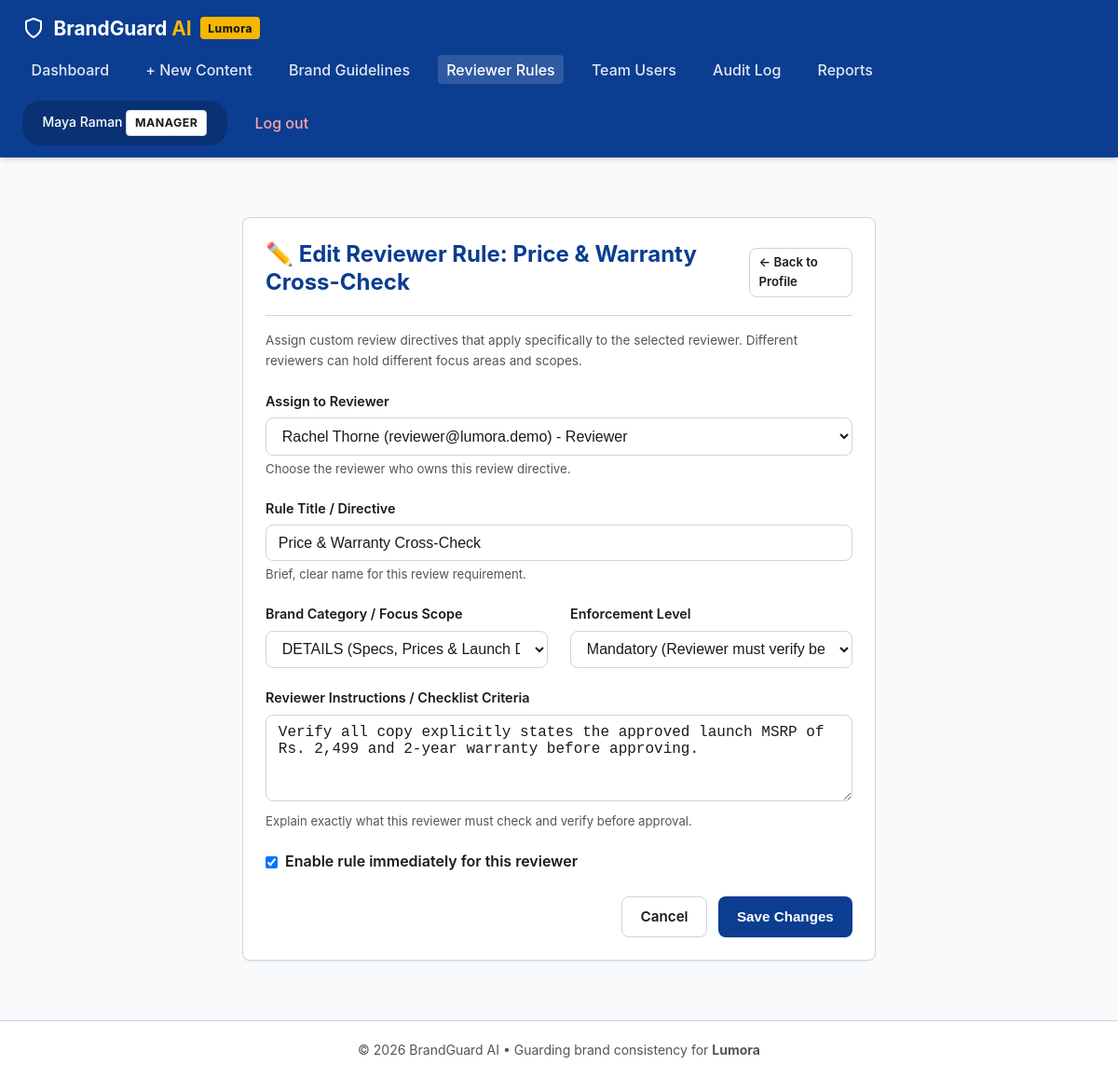
Screenshot of /admin/reviewer-rules/1/edit (signed in) with the database file from the repository.
### app/models.py (models this page shows, shortened)
class User(UserMixin, db.Model):
    __tablename__ = 'users'
    id = db.Column(db.Integer, primary_key=True)
    full_name = db.Column(db.String(100), nullable=False)
    email = db.Column(db.String(120), unique=True, nullable=False, index=True)
    password_hash = db.Column(db.String(255), nullable=False)
    role_id = db.Column(db.Integer, db.ForeignKey('roles.id'), nullable=False)
    failed_logins = db.Column(db.Integer, default=0, nullable=False)
    locked_until = db.Column(db.DateTime, nullable=True)
    created_at = db.Column(db.DateTime, default=lambda: datetime.now(timezone.utc), nullable=False)
    role = db.relationship('Role', back_populates='users')
    contents = db.relationship('Content', back_populates='creator', lazy='dynamic', cascade='all, delete-orphan')
    decisions = db.relationship('Decision', back_populates='reviewer', lazy='dynamic')
    audit_logs = db.relationship('AuditLog', back_populates='user', lazy='dynamic')
    @property
    def role_name(self) -> str:
        return self.role.name if self.role else 'Creator'

class Role(db.Model):
    __tablename__ = 'roles'
    id = db.Column(db.Integer, primary_key=True)
    name = db.Column(db.String(50), unique=True, nullable=False)  # 'Creator', 'Reviewer', 'Manager'
    description = db.Column(db.String(255), nullable=True)
    users = db.relationship('User', back_populates='role', lazy='dynamic')

class ReviewerRule(db.Model):
    __tablename__ = 'reviewer_rules'
    id = db.Column(db.Integer, primary_key=True)
    reviewer_id = db.Column(db.Integer, db.ForeignKey('users.id'), nullable=False)
    created_by_id = db.Column(db.Integer, db.ForeignKey('users.id'), nullable=False)
    title = db.Column(db.String(150), nullable=False)
    category = db.Column(db.String(50), nullable=False, default='GENERAL')
    instructions = db.Column(db.Text, nullable=False)
    severity = db.Column(db.String(20), nullable=False, default='Mandatory')
    active = db.Column(db.Boolean, default=True, nullable=False)
    created_at = db.Column(db.DateTime, default=lambda: datetime.now(timezone.utc), nullable=False)
    updated_at = db.Column(db.DateTime, default=lambda: datetime.now(timezone.utc), onupdate=lambda: datetime.now(timezone.utc), nullable=False)
    reviewer = db.relationship('User', foreign_keys=[reviewer_id], backref=db.backref('assigned_rules', lazy='dynamic', cascade='all, delete-orphan'))
    creator = db.relationship('User', foreign_keys=[created_by_id])

### app/routes/admin.py (the view, shortened to what this page needs)
@admin_bp.route('/reviewer-rules/<int:rule_id>/edit', methods=['GET', 'POST'])
@login_required
@role_required('Manager')
def edit_reviewer_rule(rule_id):
    rule = db.session.get(ReviewerRule, rule_id)
    if not rule:
        abort(404)
    form = ReviewerRuleForm(obj=rule)
    reviewers = User.query.join(Role).filter(Role.name.in_(['Reviewer', 'Manager'])).order_by(User.full_name).all()
    form.reviewer_id.choices = [(u.id, f"{u.full_name} ({u.email}) - {u.role_name}") for u in reviewers]
    return render_template(
        'admin/reviewer_rule_form.html',
        form=form,
        title=f"Edit Reviewer Rule: {rule.title}",
        action="Save Changes",
        rule=rule
    )

### app/__init__.py (called while the page is built)
@login_manager.user_loader
def load_user(user_id):
    return db.session.get(User, int(user_id))

### app/templates/admin/reviewer_rule_form.html (shortened to what this page needs)
{% extends "base.html" %}
{% block content %}
<div style="max-width: 680px; margin: 2rem auto;">
  <div class="card">
    <div class="card-header">
      <a href="{{ url_for('admin.manager_profile') }}" class="icon-heading-link">
        <h2>✏️ {{ title }}</h2>
      </a>
      <a href="{{ url_for('admin.manager_profile') }}" class="btn btn-sm btn-secondary">&larr; Back to Profile</a>
    </div>
    <p style="font-size: 0.85rem; color: var(--text-muted); margin-bottom: 1.25rem;">
      Assign custom review directives that apply specifically to the selected reviewer. Different reviewers can hold different focus areas and scopes.
    </p>
    <form method="POST" novalidate>
      <div class="form-group">
        {{ form.reviewer_id.label(class="form-label") }}
        {{ form.reviewer_id(class="form-control" + (" is-invalid" if form.reviewer_id.errors else "")) }}
        <div class="form-text">Choose the reviewer who owns this review directive.</div>
      </div>
      <div class="form-group">
        {{ form.title.label(class="form-label") }}
        {{ form.title(class="form-control" + (" is-invalid" if form.title.errors else ""), placeholder="e.g. Strict Launch Price & Spec Cross-Check", autofocus=True) }}
        <div class="form-text">Brief, clear name for this review requirement.</div>
      </div>
      <div class="grid-2">
        <div class="form-group">
          {{ form.category.label(class="form-label") }}
          {{ form.category(class="form-control" + (" is-invalid" if form.category.errors else "")) }}
        </div>
        <div class="form-group">
          {{ form.severity.label(class="form-label") }}
          {{ form.severity(class="form-control" + (" is-invalid" if form.severity.errors else "")) }}
        </div>
      </div>
      <div class="form-group">
        {{ form.instructions.label(class="form-label") }}
        {{ form.instructions(class="form-control" + (" is-invalid" if form.instructions.errors else ""), rows="4", placeholder="e.g. Before approving any material mentioning Lumora Plus, cross-check that price is exactly Rs. 2,499 and warranty is 2 years. If discrepancies exist, request revision.") }}
        <div class="form-text">Explain exactly what this reviewer must check and verify before approval.</div>
      </div>
      <div class="form-group" style="display: flex; align-items: center; gap: 0.5rem;">
        {{ form.active(id="active") }}
        <label for="active" style="font-weight: 600; cursor: pointer;">Enable rule immediately for this reviewer</label>
      </div>
      <div style="display: flex; justify-content: flex-end; gap: 0.75rem; margin-top: 1.5rem;">
        <a href="{{ url_for('admin.manager_profile') }}" class="btn btn-secondary">Cancel</a>
        <button type="submit" class="btn btn-primary">{{ action }}</button>
      </div>
    </form>
  </div>
</div>
{% endblock %}

### app/templates/base.html (shortened to what this page needs)
<!DOCTYPE html>
<html lang="en">
<head>
  <link rel="stylesheet" href="{{ url_for('static', filename='css/style.css') }}">
</head>
<body>
  <header>
    <nav class="navbar" aria-label="Main Navigation">
      <a href="{{ url_for('main.index') }}" class="brand-logo">
        <svg width="24" height="24" viewBox="0 0 24 24" fill="none" stroke="currentColor" stroke-width="2" stroke-linecap="round" stroke-linejoin="round" aria-hidden="true"><path d="M12 22s8-4 8-10V5l-8-3-8 3v7c0 6 8 10 8 10z"></path></svg>
        <span>BrandGuard <span style="color:var(--accent);">AI</span></span>
        <span class="badge-tag">{{ brand_name }}</span>
      </a>
      <ul class="nav-links">
        {% if current_user.is_authenticated %}
          {% if current_user.role_name == 'Creator' %}
            <li><a href="{{ url_for('main.creator_dashboard') }}" class="{% if request.endpoint == 'main.creator_dashboard' %}active{% endif %}">My Content</a></li>
            <li><a href="{{ url_for('content.new_content') }}" class="{% if request.endpoint == 'content.new_content' %}active{% endif %}">+ New Content</a></li>
          {% elif current_user.role_name == 'Manager' %}
            <li><a href="{{ url_for('main.manager_dashboard') }}" class="{% if request.endpoint == 'main.manager_dashboard' %}active{% endif %}">Dashboard</a></li>
            <li><a href="{{ url_for('content.new_content') }}" class="{% if request.endpoint == 'content.new_content' %}active{% endif %}">+ New Content</a></li>
            <li><a href="{{ url_for('guidelines.list_guidelines') }}" class="{% if 'guidelines' in request.endpoint %}active{% endif %}">Brand Guidelines</a></li>
            <li><a href="{{ url_for('admin.manager_profile') }}" class="{% if 'profile' in request.endpoint or 'reviewer_rule' in request.endpoint %}active{% endif %}">Reviewer Rules</a></li>
            <li><a href="{{ url_for('admin.users') }}" class="{% if request.endpoint == 'admin.users' %}active{% endif %}">Team Users</a></li>
            <li><a href="{{ url_for('admin.audit_logs') }}" class="{% if request.endpoint == 'admin.audit_logs' %}active{% endif %}">Audit Log</a></li>
            <li><a href="{{ url_for('admin.reports') }}" class="{% if request.endpoint == 'admin.reports' %}active{% endif %}">Reports</a></li>
          {% endif %}
          <li class="nav-user">
            {% if current_user.role_name == 'Manager' %}
              <a href="{{ url_for('admin.manager_profile') }}" style="color:inherit; text-decoration:none;" title="View Manager Profile &amp; Reviewer Directives">
                <span>{{ current_user.full_name }}</span>
                <span class="badge badge-neutral" style="background:#ffffff; color:#1A1A1A;">{{ current_user.role_name }}</span>
              </a>
            {% else %}
              <span>{{ current_user.full_name }}</span>
              <span class="badge badge-neutral" style="background:#ffffff; color:#1A1A1A;">{{ current_user.role_name }}</span>
            {% endif %}
          </li>
          <li><a href="{{ url_for('auth.logout') }}" style="color:#fca5a5;">Log out</a></li>
        {% else %}
          <li><a href="{{ url_for('auth.login') }}">Log In</a></li>
          <li><a href="{{ url_for('auth.register') }}" class="btn btn-sm btn-accent" style="color:#1A1A1A;">Register</a></li>
        {% endif %}
      </ul>
    </nav>
  </header>
  <main class="main-container" id="main-content">
    {% block content %}{% endblock %}
  </main>
  <footer>
    <p>&copy; 2026 BrandGuard AI &bull; Guarding brand consistency for <strong>{{ brand_name }}</strong></p>
  </footer>
</body>
</html>

### rows the page displays
User: full_name "Maya Raman"
Role: role_name "MANAGER"
ReviewerRule: reviewer_id "Rachel Thorne (reviewer@lumora.demo) - Reviewer", title "Price & Warranty Cross-Check", category "DETAILS (Specs, Prices & Launch Dates)", severity "Mandatory (Reviewer must verify before approval)", instructions "Verify all copy explicitly states the approved launch MSRP of Rs. 2,499 and 2-year warranty before approving.", active "☑"

### other values shown
{{ brand_name }} "Lumora"
{{ title }} "Edit Reviewer Rule: Price & Warranty Cross-Check"
{{ action }} "Save Changes"
